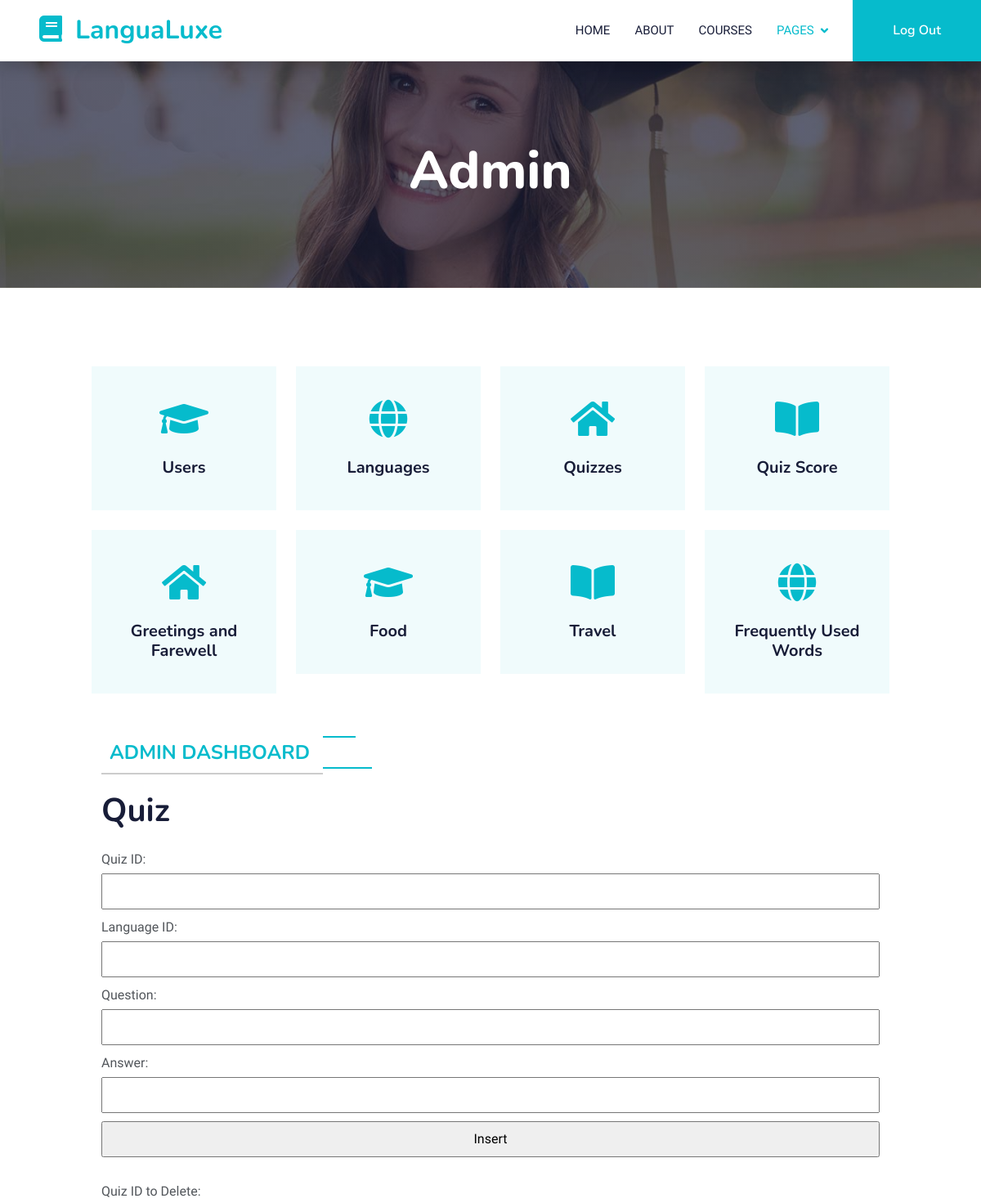
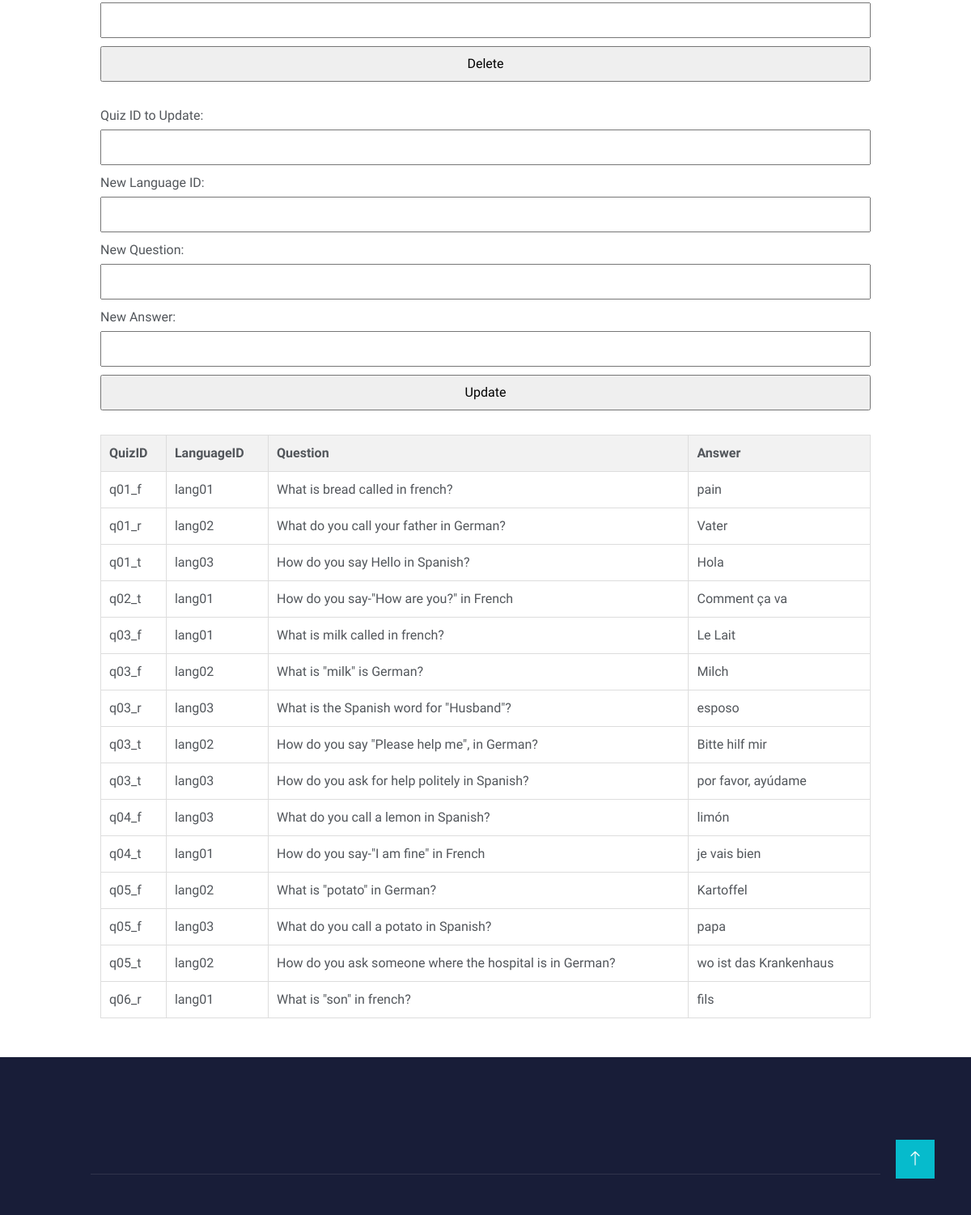
Screenshot of /LanguageLearning/Quiz.php with the database file from the repository (2 pictures, top to bottom).
### tables this page shows
CREATE TABLE quiz (
    `quiz_id` VARCHAR(5),
    `language_id` VARCHAR(6),
    `question` VARCHAR(55),
    `answer` VARCHAR(22),
    PRIMARY KEY (`quiz_id`, `language_id`),
    FOREIGN KEY (`language_id`) REFERENCES `language`(`language_id`) ON DELETE CASCADE
);

### LanguageLearning/Quiz.php (the view, shortened to what this page needs)
<!DOCTYPE html>
<html lang="en">
<head>
    <link href="https://cdnjs.cloudflare.com/ajax/libs/font-awesome/5.10.0/css/all.min.css" rel="stylesheet">
    <link href="https://cdn.jsdelivr.net/npm/bootstrap-icons@1.4.1/font/bootstrap-icons.css" rel="stylesheet">
    <link href="lib/animate/animate.min.css" rel="stylesheet">
    <link href="lib/owlcarousel/assets/owl.carousel.min.css" rel="stylesheet">
    <link href="css/bootstrap.min.css" rel="stylesheet">
    <link href="css/style.css" rel="stylesheet">
    <link rel="stylesheet" type="text/css" href="admin.css">
</head>
<body>
    <nav class="navbar navbar-expand-lg bg-white navbar-light shadow sticky-top p-0">
        <a href="index.html" class="navbar-brand d-flex align-items-center px-4 px-lg-5">
            <h2 class="m-0 text-primary"><i class="fa fa-book me-3"></i>LanguaLuxe</h2>
        </a>
        <div class="collapse navbar-collapse" id="navbarCollapse">
            <div class="navbar-nav ms-auto p-4 p-lg-0">
                <a href="index.php" class="nav-item nav-link">Home</a>
                <a href="about.html" class="nav-item nav-link">About</a>
                <a href="courses.html" class="nav-item nav-link">Courses</a>
                <div class="nav-item dropdown">
                    <a href="#" class="nav-link dropdown-toggle active" data-bs-toggle="dropdown">Pages</a>
                </div>
            </div>
            <a href="logout.php" class="btn btn-primary py-4 px-lg-5 d-none d-lg-block">Log Out</a>
        </div>
    </nav>
    <div class="container-fluid bg-primary py-5 mb-5 page-header">
        <div class="container py-5">
            <div class="row justify-content-center">
                <div class="col-lg-10 text-center">
                    <h1 class="display-3 text-white animated slideInDown">Admin</h1>
                </div>
            </div>
        </div>
    </div>
     <div class="container-xxl py-5">
        <div class="container">
            <div class="row g-4">
                <div class="col-lg-3 col-sm-6 wow fadeInUp" data-wow-delay="0.1s">
                    <div class="service-item text-center pt-3">
                        <div class="p-4">
                            <i class="fa fa-3x fa-graduation-cap text-primary mb-4"></i>
                            <a href="Adminhome.php"><h5 class="mb-3">Users</h5></a>
                        </div>
                    </div>
                </div>
                <div class="col-lg-3 col-sm-6 wow fadeInUp" data-wow-delay="0.3s">
                    <div class="service-item text-center pt-3">
                        <div class="p-4">
                            <i class="fa fa-3x fa-globe text-primary mb-4"></i>
                            <a href="Languages.php"><h5 class="mb-3">Languages</h5></a>
                        </div>
                    </div>
                </div>
                <div class="col-lg-3 col-sm-6 wow fadeInUp" data-wow-delay="0.5s">
                    <div class="service-item text-center pt-3">
                        <div class="p-4">
                            <i class="fa fa-3x fa-home text-primary mb-4"></i>
                            <a href="Quiz.php"><h5 class="mb-3">Quizzes</h5></a>
                        </div>
                    </div>
                </div>
                <div class="col-lg-3 col-sm-6 wow fadeInUp" data-wow-delay="0.7s">
                    <div class="service-item text-center pt-3">
                        <div class="p-4">
                            <i class="fa fa-3x fa-book-open text-primary mb-4"></i>
                            <a href="QuizScore.php"><h5 class="mb-3">Quiz Score</h5></a>
                        </div>
                    </div>
                </div>
                <div class="col-lg-3 col-sm-6 wow fadeInUp" data-wow-delay="0.5s">
                    <div class="service-item text-center pt-3">
                        <div class="p-4">
                            <i class="fa fa-3x fa-home text-primary mb-4"></i>
                            <a href="Greetings_and_Farewell.php"><h5 class="mb-3">Greetings and Farewell</h5></a>
                        </div>
                    </div>
                </div>
                <div class="col-lg-3 col-sm-6 wow fadeInUp" data-wow-delay="0.11s">
                    <div class="service-item text-center pt-3">
                        <div class="p-4">
                            <i class="fa fa-3x fa-graduation-cap text-primary mb-4"></i>
                            <a href="Food.php"><h5 class="mb-3">Food</h5></a>
                        </div>
                    </div>
                </div>
                <div class="col-lg-3 col-sm-6 wow fadeInUp" data-wow-delay="0.7s">
                    <div class="service-item text-center pt-3">
                        <div class="p-4">
                            <i class="fa fa-3x fa-book-open text-primary mb-4"></i>
                            <a href="Travel.php"><h5 class="mb-3">Travel</h5></a>
                        </div>
                    </div>
                </div>
                <div class="col-lg-3 col-sm-6 wow fadeInUp" data-wow-delay="0.3s">
                    <div class="service-item text-center pt-3">
                        <div class="p-4">
                            <i class="fa fa-3x fa-globe text-primary mb-4"></i>
                            <a href="Frequent.php"><h5 class="mb-3">Frequently Used Words</h5></a>
                        </div>
                    </div>
                </div>
            </div>
        </div>
    </div>
        <div class="container">
                    <?php
include("config.php");
$sql = "SELECT * FROM Quiz";
$result = $conn->query($sql);
?>
    <div class="container">
        <h6 class="section-title bg-white text-start text-primary pe-3">Admin Dashboard</h6>
        <h1 class="mb-4">Quiz</h1>
        <form method="post" action="">
            <label for="quiz_id">Quiz ID:</label>
            <input type="text" name="quiz_id" required>
            <label for="language_id">Language ID:</label>
            <input type="text" name="language_id" required>
            <label for="question">Question:</label>
            <input type="text" name="question" required>
            <label for="answer">Answer:</label>
            <input type="text" name="answer" required>
            <input type="submit" name="submit_insert_quiz" value="Insert">
        </form>
        <form method="post" action="">
            <label for="quiz_id_to_delete">Quiz ID to Delete:</label>
            <input type="text" name="quiz_id_to_delete" required>
            <input type="submit" name="submit_delete_quiz" value="Delete">
        </form>
        <form method="post" action="">
            <label for="quiz_id_to_update">Quiz ID to Update:</label>
            <input type="text" name="quiz_id_to_update" required>
            <label for="new_language_id">New Language ID:</label>
            <input type="text" name="new_language_id" required>
            <label for="new_question">New Question:</label>
            <input type="text" name="new_question" required>
            <label for="new_answer">New Answer:</label>
            <input type="text" name="new_answer" required>
            <input type="submit" name="submit_update_quiz" value="Update">
        </form>
        <table>
            <tr>
                <th>QuizID</th>
                <th>LanguageID</th>
                <th>Question</th>
                <th>Answer</th>
            </tr>
            <?php
            if ($result->num_rows > 0) {
                while ($row = $result->fetch_assoc()) {
                    echo "<tr>";
                    echo "<td>{$row['quiz_id']}</td>";
                    echo "<td>{$row['language_id']}</td>";
                    echo "<td>{$row['question']}</td>";
                    echo "<td>{$row['answer']}</td>";
                    echo "</tr>";
                }
            } else {
                echo "<tr><td colspan='4'>No quiz questions found</td></tr>";
            }
            ?>
        </table>
    </div>
        </div>
    <div class="container-fluid bg-dark text-light footer pt-5 mt-5 wow fadeIn" data-wow-delay="0.1s">
        <div class="container py-5">
            <div class="row g-5">
            </div>
        </div>
        <div class="container">
            <div class="copyright">
            </div>
        </div>
    </div>
    <a href="#" class="btn btn-lg btn-primary btn-lg-square back-to-top"><i class="bi bi-arrow-up"></i></a>
</body>
</html>

### LanguageLearning/css/style.css (style rules this page uses)
:root { --primary: #06BBCC; --light: #F0FBFC; --dark: #181d38; }
.back-to-top { position: fixed; display: none; right: 45px; bottom: 45px; z-index: 99; }
.btn { font-family: 'Nunito', sans-serif; font-weight: 600; transition: .5s; }
.btn.btn-primary, .btn.btn-secondary { color: #FFFFFF; }
.btn-lg-square { width: 48px; height: 48px; }
.btn-square, .btn-sm-square, .btn-lg-square { padding: 0; display: flex; align-items: center; justify-content: center; font-weight: normal; border-radius: 0px; }
.navbar .dropdown-toggle::after { border: none; content: "\f107"; font-family: "Font Awesome 5 Free"; font-weight: 900; vertical-align: middle; margin-left: 8px; }
.navbar-light .navbar-nav .nav-link { margin-right: 30px; padding: 25px 0; color: #FFFFFF; font-size: 15px; text-transform: uppercase; outline: none; }
.navbar-light .navbar-nav .nav-link:hover, .navbar-light .navbar-nav .nav-link.active { color: var(--primary); }
.navbar-light .navbar-brand, .navbar-light a.btn { height: 75px; }
.navbar-light .navbar-nav .nav-link { color: var(--dark); font-weight: 500; }
.navbar-light.sticky-top { top: -100px; transition: .5s; }
.page-header { background: linear-gradient(rgba(24, 29, 56, .7), rgba(24, 29, 56, .7)), url(../img/carousel-1.jpg); background-position: center center; background-repeat: no-repeat; background-size: cover; }
.section-title { position: relative; display: inline-block; text-transform: uppercase; }
.section-title::before { position: absolute; content: ""; width: calc(100% + 80px); height: 2px; top: 4px; left: -40px; background: var(--primary); z-index: -1; }
.section-title::after { position: absolute; content: ""; width: calc(100% + 120px); height: 2px; bottom: 5px; left: -60px; background: var(--primary); z-index: -1; }
.section-title.text-start::before { width: calc(100% + 40px); left: 0; }
.section-title.text-start::after { width: calc(100% + 60px); left: 0; }
.service-item { background: var(--light); transition: .5s; }
.service-item * { transition: .5s; }
.footer .copyright { padding: 25px 0; font-size: 15px; border-top: 1px solid rgba(256, 256, 256, .1); }

### LanguageLearning/admin.css (style rules this page uses)
.container { max-width: 1000px; margin: 0 auto; }
.section-title { padding: 10px; margin-bottom: 20px; font-size: 24px; font-weight: bold; border-bottom: 2px solid #ccc; }
form { margin-bottom: 20px; }
form label { display: block; margin-bottom: 5px; }
form input { width: 100%; padding: 8px; margin-bottom: 10px; box-sizing: border-box; }
table { width: 100%; border-collapse: collapse; margin-top: 20px; }
table th, table td { border: 1px solid #ddd; padding: 10px; text-align: left; }
table th { background-color: #f2f2f2; }
.mb-4 { margin-bottom: 20px; }

### rows the page displays
quiz: quiz "q01_f", language "lang01", question "What is bread called in french?", answer "pain"
quiz: quiz "q01_r", language "lang02", question "What do you call your father in German?", answer "Vater"
quiz: quiz "q01_t", language "lang03", question "How do you say Hello in Spanish?", answer "Hola"
quiz: quiz "q02_t", language "lang01", question "How do you say-\"How are you?\" in French", answer "Comment ça va"
quiz: quiz "q03_f", language "lang01", question "What is milk called in french?", answer "Le Lait"
quiz: quiz "q03_f", language "lang02", question "What is \"milk\" is German?", answer "Milch"
quiz: quiz "q03_r", language "lang03", question "What is the Spanish word for \"Husband\"?", answer "esposo"
quiz: quiz "q03_t", language "lang02", question "How do you say \"Please help me\", in German?", answer "Bitte hilf mir"
quiz: quiz "q03_t", language "lang03", question "How do you ask for help politely in Spanish?", answer "por favor, ayúdame"
quiz: quiz "q04_f", language "lang03", question "What do you call a lemon in Spanish?", answer "limón"
quiz: quiz "q04_t", language "lang01", question "How do you say-\"I am fine\" in French", answer "je vais bien"
quiz: quiz "q05_f", language "lang02", question "What is \"potato\" in German?", answer "Kartoffel"
quiz: quiz "q05_f", language "lang03", question "What do you call a potato in Spanish?", answer "papa"
quiz: quiz "q05_t", language "lang02", question "How do you ask someone where the hospital is in German?", answer "wo ist das Krankenhaus"
quiz: quiz "q06_r", language "lang01", question "What is \"son\" in french?", answer "fils"
